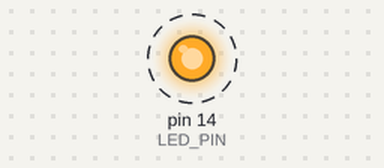
This sketch was run on a simulated Arduino Uno, built with avr-gcc and run on an emulated ATmega328P. Parts: output pins drawn as LEDs (lit = HIGH). Dashed ring = blinking.

Above: at 0.15 s.
Timing chart, 0 to 3.0 s (numbered marks = the images above):
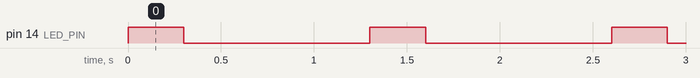

The sketch:

ledBlink.ino
```cpp
#define LED_PIN 14

void setup() {
  // put your setup code here, to run once:
pinMode(LED_PIN,OUTPUT);
}

void loop() {
  // put your main code here, to run repeatedly:
digitalWrite(LED_PIN,HIGH);
delay(300);
digitalWrite(LED_PIN,LOW);
delay(1000);
}
```

Measured:
- by itself, pin 14 (LED_PIN): alternates HIGH for 0.30 s and LOW for 1.0 s
